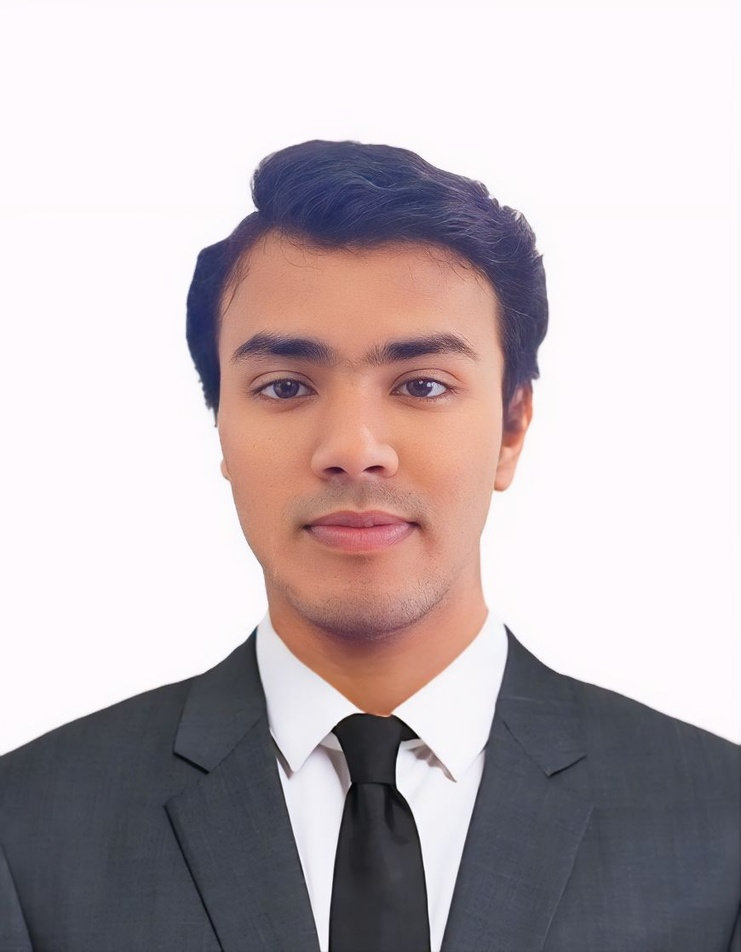
#> input picture PROJECT 4- Photo to sketch drawing/shantanu.jpeg, 741 x 952 px, shrunk from 870 x 1118 before the run
$ python convert_image_to_sketch.py
#> lines starting #> are read from the running program, lines starting #| are printed output that depends on the picture
import cv2
image = cv2.imread("shantanu.jpeg")
#> image is the input picture: shape (952, 741, 3); mean B, G, R 183.6, 180.1, 191.3
grey_filter = cv2.cvtColor(image, cv2.COLOR_BGR2GRAY)
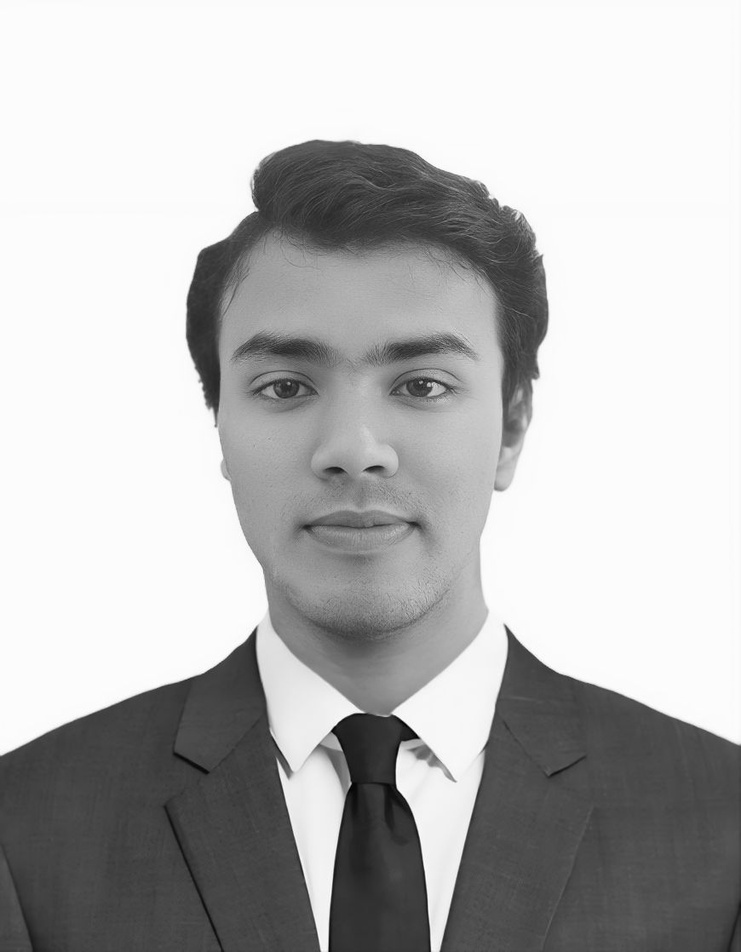
#> grey_filter: shape (952, 741); min 0, max 255, mean 183.9
invert = cv2.bitwise_not(grey_filter)
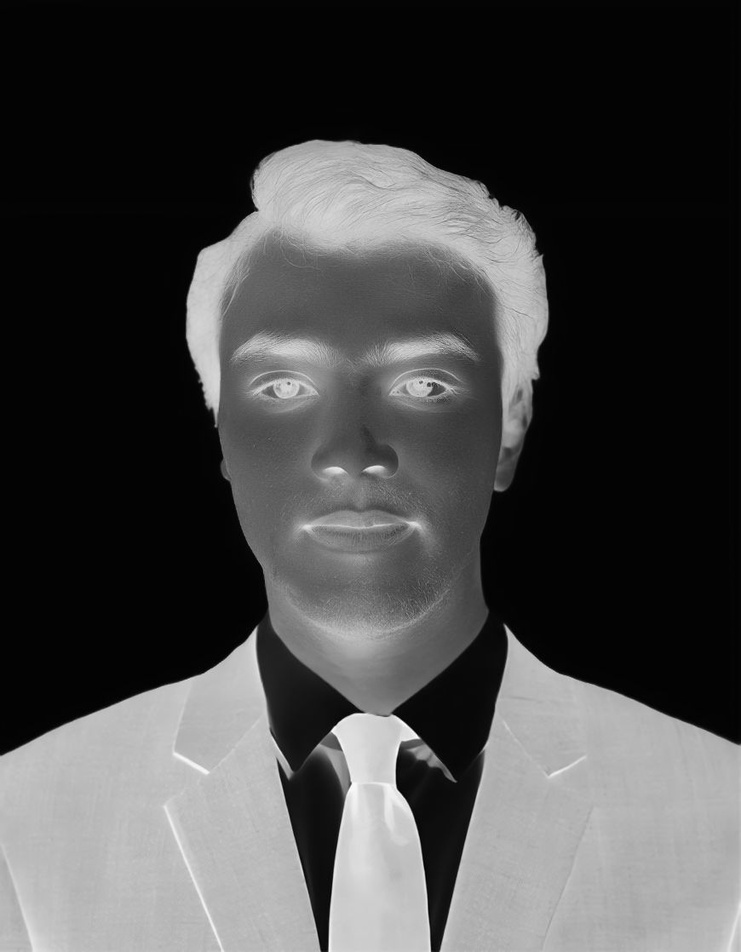
#> invert: shape (952, 741); min 0, max 255, mean 71.1
blur = cv2.GaussianBlur(invert, (21, 21),0)
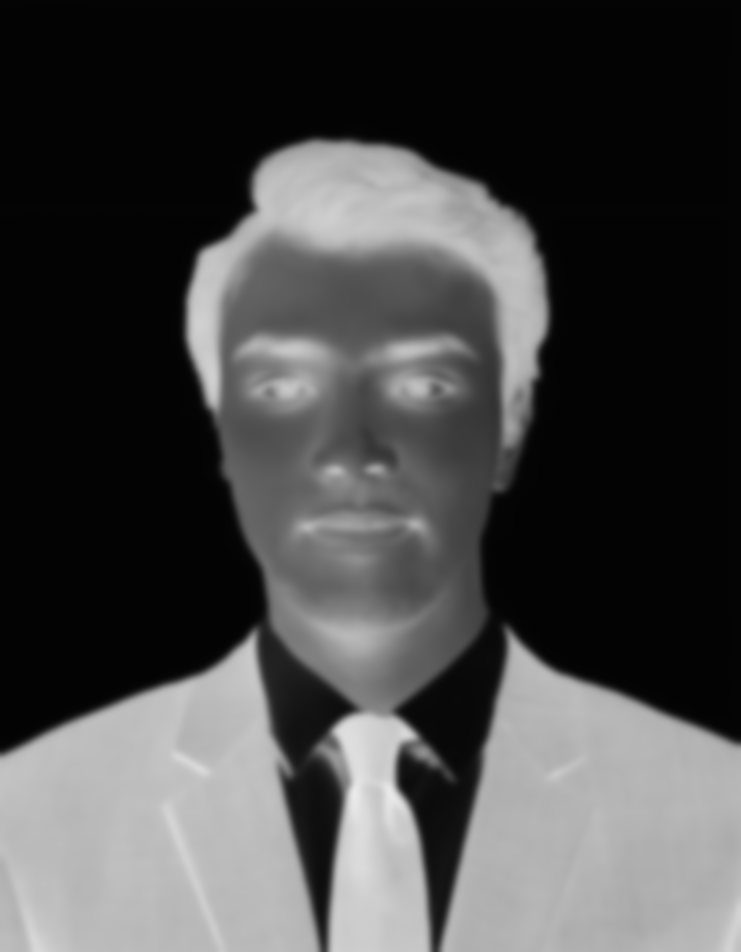
#> blur: shape (952, 741); min 3, max 234, mean 71.1
invertedblur = cv2.bitwise_not(blur)
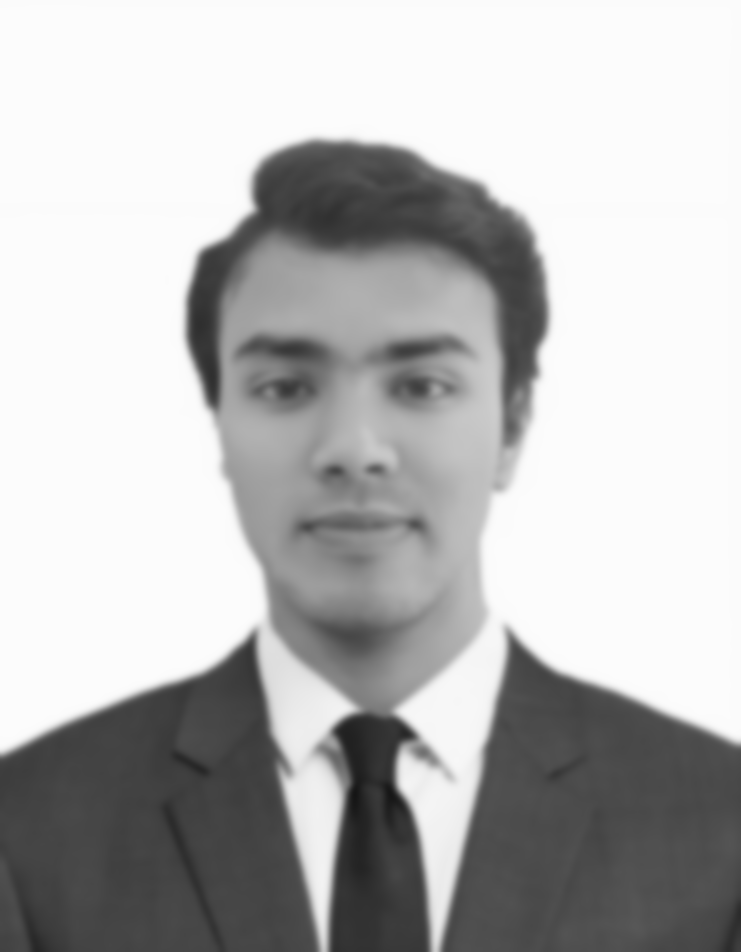
#> invertedblur: shape (952, 741); min 21, max 252, mean 183.9

sketch_filter = cv2.divide(grey_filter, invertedblur, scale= 226.0)
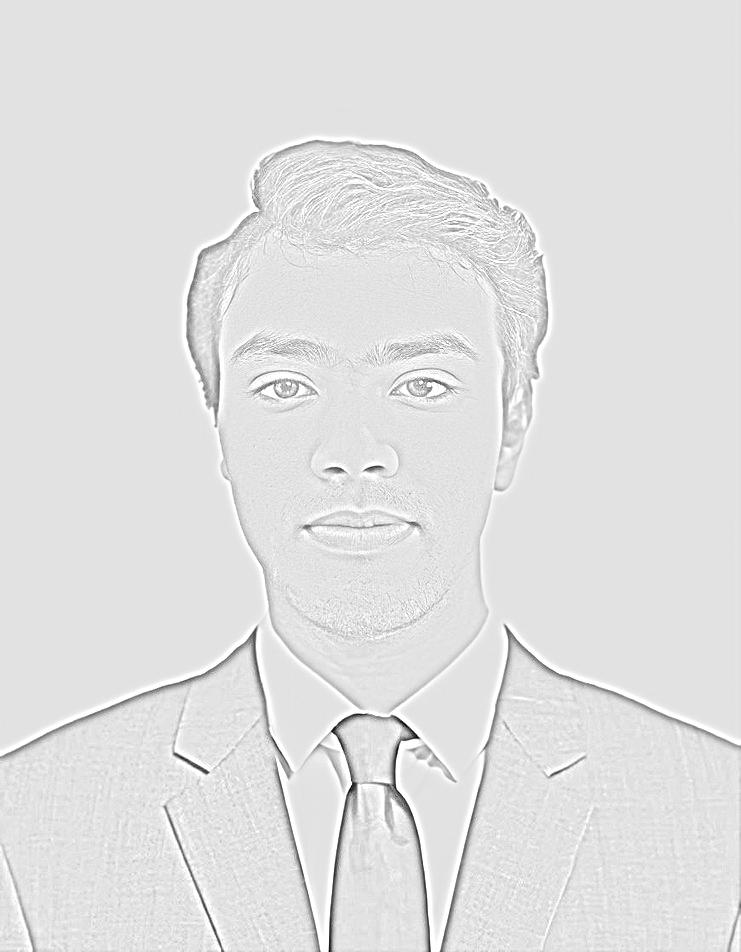
#> sketch_filter: shape (952, 741); min 0, max 255, mean 224.6
cv2.imwrite("Output.png", sketch_filter)
